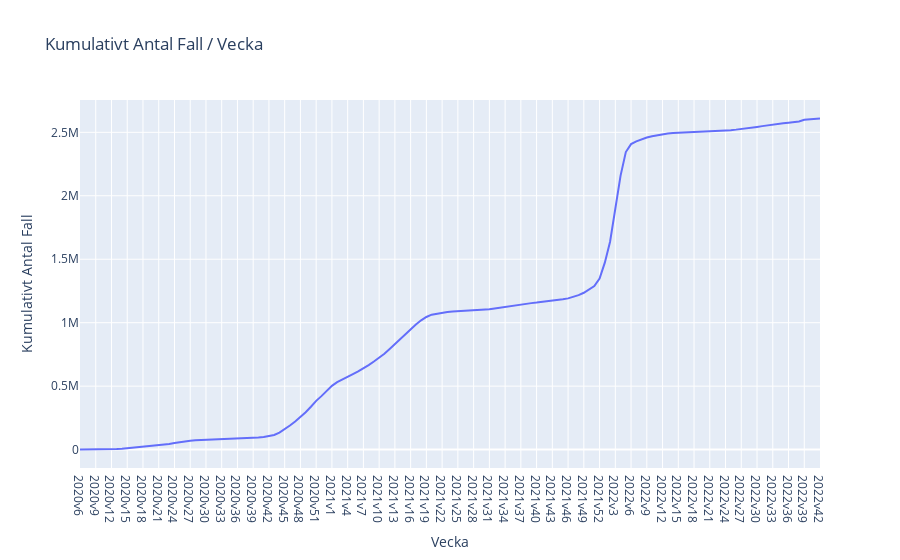

Notebook code cell kept with this figure:
### Code cell
px.line(df, x = "Vecka", y = "Kumulativt Antal Fall", title = "Kumulativt Antal Fall / Vecka")

### Figure 1 — Plotly figure (JSON) as saved in the notebook; plotly's stock layout.template omitted (floating-point values rounded to 4 significant figures; data arrays with more than 128 entries replaced by an {"elided": "..."} marker saying what was removed)
{"data": [{"hovertemplate": "Vecka=%{x}<br>Kumulativt Antal Fall=%{y}<extra></extra>", "legendgroup": "", "line": {"color": "#636efa", "dash": "solid"}, "marker": {"symbol": "circle"}, "mode": "lines", "name": "", "orientation": "v", "showlegend": false, "type": "scatter", "x": {"elided": "142 str values"}, "xaxis": "x", "y": {"elided": "142 int values"}, "yaxis": "y"}], "layout": {"legend": {"tracegroupgap": 0}, "title": {"text": "Kumulativt Antal Fall / Vecka"}, "xaxis": {"anchor": "y", "domain": [0, 1], "title": {"text": "Vecka"}}, "yaxis": {"anchor": "x", "domain": [0, 1], "title": {"text": "Kumulativt Antal Fall"}}}}
